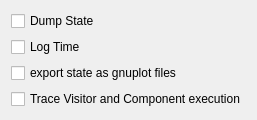
          <widget class="QWidget" name="TabStats">
           <attribute name="title">
            <string>Stats</string>
           </attribute>
           <layout class="QVBoxLayout">
            <item>
             <widget class="QCheckBox" name="dumpStateCheckBox">
              <property name="toolTip">
               <string comment="This is used to plut curves fter a simulation">Record the state at each time step in file &quot;dumpState.data&quot;</string>
              </property>
              <property name="text">
               <string>Dump State</string>
              </property>
             </widget>
            </item>
            <item>
             <widget class="QCheckBox" name="displayComputationTimeCheckBox">
              <property name="toolTip">
               <string>Display information about the time spent at each branch of the graph</string>
              </property>
              <property name="text">
               <string>Log Time</string>
              </property>
             </widget>
            </item>
            <item>
             <widget class="QCheckBox" name="exportGnuplotFilesCheckbox">
              <property name="toolTip">
               <string>Create gnuplot files for each named element of the simulation</string>
              </property>
              <property name="text">
               <string>export state as gnuplot files</string>
              </property>
             </widget>
            </item>
            <item>
             <widget class="QCheckBox" name="exportVisitorCheckbox">
              <property name="toolTip">
               <string>Open a Dialog showing a trace of the execution and time spent</string>
              </property>
              <property name="text">
               <string>Trace Visitor and Component execution</string>
              </property>
             </widget>
            </item>
           </layout>
          </widget>
